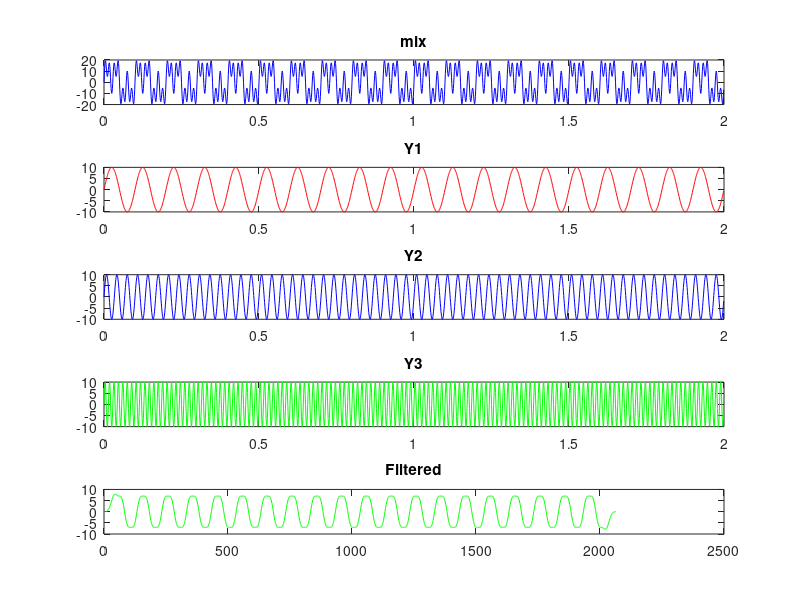

This chart was generated by the following MATLAB code:
%% Applying Low Pass Filter and gaining desired filter 
Fs = 1000; % Example of sampling frequency
Ts = 1/Fs; % Example of sampling period or time step
dt = 0:Ts:2-Ts; % Signal direction
f1 = 10; % Frequency of signal 1 units = Hz --> Oscillatins/sec
f2 = 30; % Frequency of signal 2 units = Hz
f3 = 70;

A = 10; % Amplitude can be different 

y1 = A*sin(2*pi*f1*dt);
y2 = A*sin(2*pi*f2*dt);
y3 = A*sin(2*pi*f3*dt);
y4 = y1 + y2 + y3 

nfft = length(y4); % length of time domain signal 
nfft2 = 2.^nextpow2(nfft);
% Gives Magnetude & Phase of signal
ff = fft(y4,nfft2);
% Sequestering & plotting positive side (left) of the mirror plot
ffL = ff(1:nfft2/2); % This is complex number 
                     % If you want to plot it you need to plot abs val.
                     % By doing abs(ffL) | See below & Diagram
% Assigning frequency values on X- axis
xfft = Fs * (0:nfft2/2 -1)/nfft2;

% Plots
% Time 
% subplot(3,1,1);
% plot(dt, y4);
% Frequency
% subplot(3,1,2);
% plot(xfft, abs(ffL));
% Frequency normalized with max
% subplot(3,1,3)
% plot(xfft, abs(ffL/max(ffL)));


%% Designing the Low Pass Filter 
% First, we need to specify a cut off value 
cut_Off_Frequency_Raw = 15; % This is done by doing f1< 15 <f2 <f3
                             % Allowing us to retain f1
                             
cut_Off_Frequency_Normalized = 15/(Fs/2); % Fs/2 is the nyquist freq.

% order 
% Increasing order makes filter convolution smoother
order = 64;
% Assigning order & cut-off frequency
h = fir1(order,cut_Off_Frequency_Normalized);
% Convolution
con = conv(y4, h);
% plot(con)

% Transform Low pass filter from Time to Frequency domain
fh = fft(h,nfft2)
% Taking only the left (positive) part
fhL = fh(1:nfft2/2);

% Multiply impulse by original freq. signal --> filter
mul = fhL.*ffL; % Gives you a complex number
% plot(abs(mul))

%% Plotting Noisy, Impulse, & Filtering sign.
% Finding the filter using frequency domain

% Noisy (raw)
% subplot(3,1,1);
% plot(xfft, abs(ffL/max(ffL)));
% title('Noise')
% Impulse response for low pass filter signal
% subplot(3,1,2);
% plot(xfft, abs(fhL/max(fhL)));
% title('Impulse Response')
% Filter
% subplot(3,1,3);
% plot(abs(mul))
% title('Filtered')

%% Plotting data 
% Finding the filter using convolution technique in time domain

% subplot(2,1,1)
% plot(dt, y1, 'r');
% subplot(2,1,2)
% plot(con, 'g')
% title('Filtered')

%% Try to find y1

subplot(5,1,1);
plot(dt, y4, 'b');
title('mix');

subplot(5,1,2);
plot(dt, y1, 'r');
title('Y1')

subplot(5,1,3);
plot(dt, y2, 'b');
title('Y2')

subplot(5,1,4);
plot(dt, y3, 'g');
title('Y3')

subplot(5,1,5)
plot(con, 'g')
title('Filtered')


